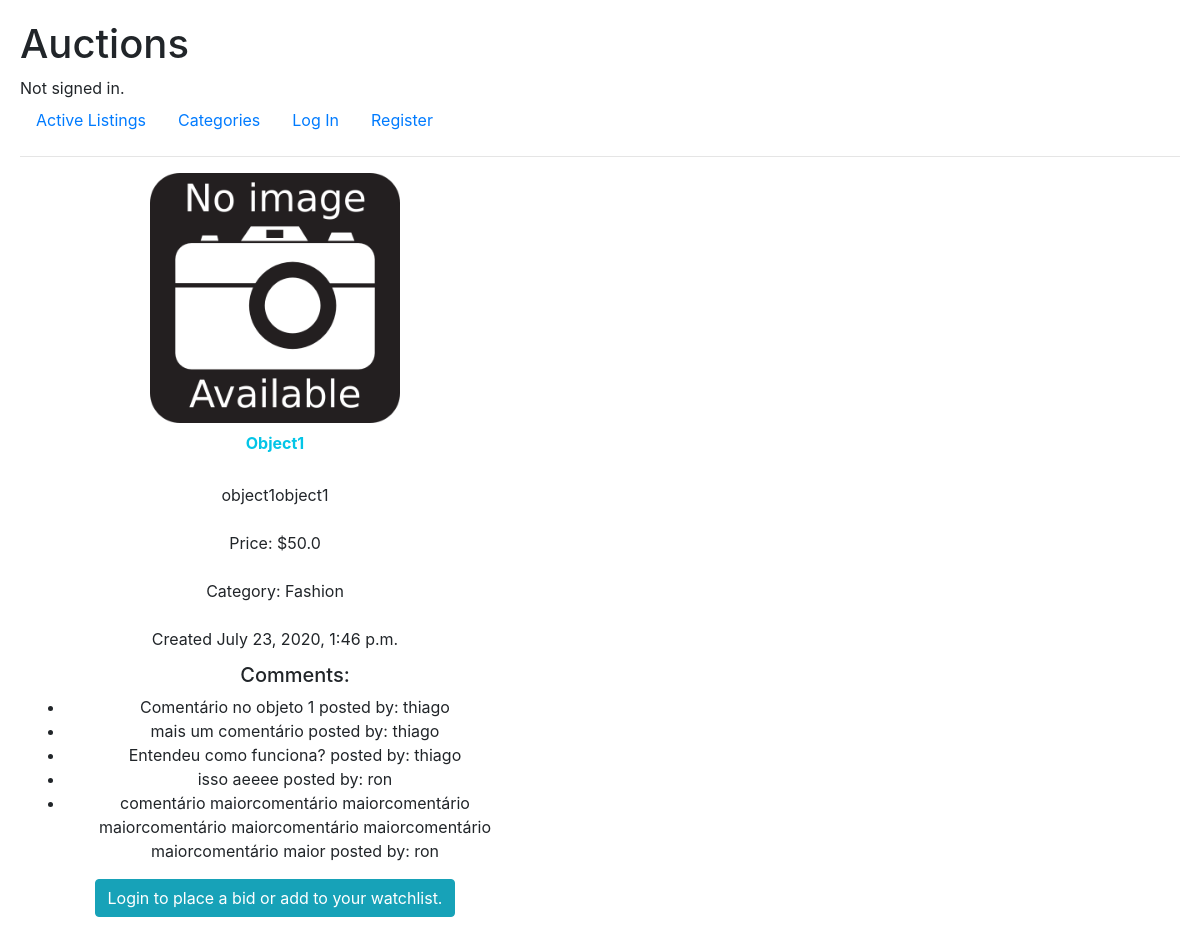
The app's page /listing/41 with its own data.
### auctions/models.py (models this page shows, shortened)
class AuctionListings(models.Model):
        listing_title = models.CharField(max_length=64)
        listing_description = models.CharField(max_length=256)
        bid = models.FloatField()
        url_listing_image = models.CharField(blank = True, max_length=512)
        listing_category = models.CharField(blank = True, max_length=64)
        post_date = models.DateTimeField(default=django.utils.timezone.now, verbose_name='post date')
        users_whatching = models.ManyToManyField(User, blank=True, related_name="watchlist") #maybe on_delete cascade
        al_owner = models.ForeignKey(User, on_delete=models.CASCADE, related_name="my_als")
        is_open = models.BooleanField()

class Comment(models.Model):
    comment = models.TextField()
    listing_target = models.ForeignKey(AuctionListings, on_delete=models.CASCADE, related_name="comments")
    comment_owner = models.ForeignKey(User, on_delete=models.CASCADE, related_name="user_comments")

class User(AbstractUser):
    pass

### auctions/views.py (the view)
# urls.py: path("listing/<int:listing_id>", views.listing, name="listing"),
def listing(request, listing_id):
    al = AuctionListings.objects.get(pk=listing_id)
    try:
        max_bid = al.current_bid.aggregate(Max('bid'))
        max_bid = float(max_bid["bid__max"])
        winner_bid = al.current_bid.all().get(bid=max_bid)
        winner_user = winner_bid.bid_owner
    except:
        winner_user = al.al_owner
    return render(request, "auctions/listing.html", {
        "al": al,
        "watchlist": al.users_whatching.all(),
        "winner_user": winner_user,
        "comments": al.comments.all()
    })

### auctions/templates/auctions/listing.html (shortened to what this page needs)
{% extends "auctions/layout.html" %}
{% block body %}
<div class="div_listing">
    <figure class="figure">
        {% if al.url_listing_image %}
            <img src="{{ al.url_listing_image }}" width="250" class="figure-img img-fluid rounded" alt="Image">
        {% else %}
            <img src="../../static/auctions/no-image.png" width="250" class="figure-img img-fluid rounded" alt="Image">
        {% endif %}
        <figcaption class="figure-caption text-center">{{ al.listing_title }}</figcaption>
    </figure>
    <p> {{ al.listing_description }} </p>
    <p>Price: ${{ al.bid }}</p>
    <p>Category: {{ al.listing_category }}</p>
    <p>Created {{ al.post_date }}</p>
    <div>
        <ul>
            {% if comments %}
                <h5>Comments:</h5>
            {% endif %}
            {% for comment in comments %}
                <li>{{ comment.comment }} posted by: {{ comment.comment_owner }}</li>
            {% endfor %}
        </ul>
    </div>
    {% if user.is_authenticated %}
        {% if user in watchlist %}
            <a class="btn btn-info" href="{% url 'watchlist_remove' al.id user.id %}" role="button">Remove from Watchlist</a>
        {% else %}
            <a class="btn btn-info" href="{% url 'watchlist_add' al.id user.id %}" role="button">Add to Watchlist</a>
        {% endif %}
        {% if al.is_open %}
            <form action="{% url 'place_bid' al.id user.id %}" class="form-inline form_bid" method="POST">
                {% csrf_token %}
                <div class="form-group bid_div">
                    <input type="text" class="form-control col-12" id="bid_input" name="bid" placeholder="Place a bid..." required>
                </div>
                <button type="submit" class="btn btn-info">Submit!</button>
            </form>
            {% if user == al.al_owner %}
                <a class="btn btn-info" href="{% url 'close_auction' al.id %}" role="button">Close Auction</a>
            {% endif %}
        {% elif user == winner_user %}
            <h2>You are the Winner!!!</h2>
        {% endif %}
        <form action="{% url 'add_comment' al.id %}" class="comment_form" method="POST">
            {% csrf_token %}
            <div class="form-group">
                <textarea class="form-control" id="comment_id" name="comment" rows="3" placeholder="Add a comment..."></textarea>
            </div>
            <button type="submit" class="btn btn-info">Submit comment</button>
        </form>
    {% else %}
        <a class="btn btn-info" href="{% url 'login' %}" role="button">Login to place a bid or add to your watchlist.</a>
    {% endif %}
</div>
{% endblock %}

### auctions/static/auctions/styles.css (style rules this page uses)
body { padding: 20px; }
.figure-caption { color: rgb(3, 197, 231); font-weight: bold; font-size: 16px; }
.div_listing { text-align: center; margin: 5px; width: 500px; }
.div_listing p { margin: 0 auto; max-width: 420px; padding: 12px; overflow-wrap: break-word; }

### records on screen
AuctionListings: listing_title "Object1", listing_description "object1object1", bid "50.0", listing_category "Fashion", post_date "July 23, 2020, 1:46 p.m."
Comment: comment "Comentário no objeto 1", comment_owner "thiago"
Comment: comment "mais um comentário", comment_owner "thiago"
Comment: comment "Entendeu como funciona?", comment_owner "thiago"
Comment: comment "isso aeeee", comment_owner "ron"
Comment: comment "comentário maiorcomentário maiorcomentário maiorcomentário maiorcomentário maiorcomentário maiorcomentário maior", comment_owner "ron"
